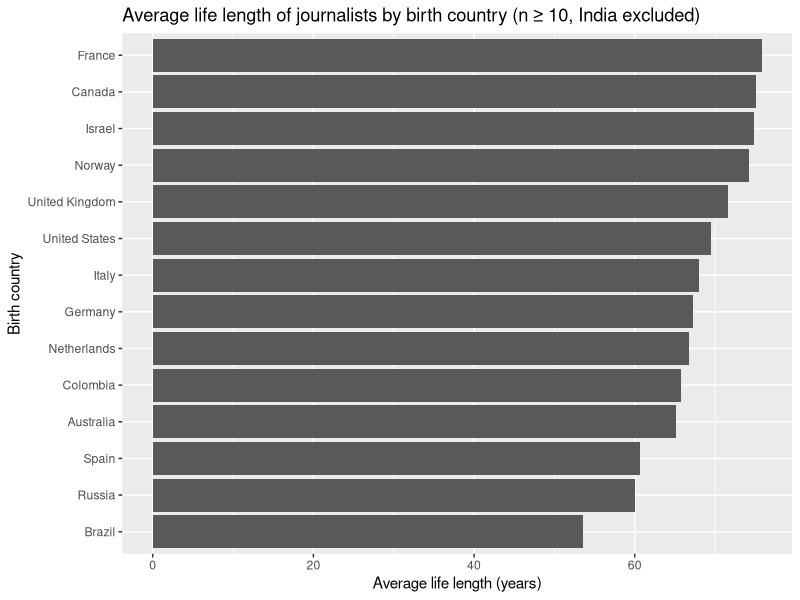

Write R code to recreate this figure.
library(tidyverse)


journalists <- read_csv("journalists.csv") |>
  select(all_of(c("ontology/birthYear", "ontology/deathYear", "ontology/birthPlace_label"))) |>
  rename(
    birth_year  = "ontology/birthYear",
    death_year  = "ontology/deathYear",
    birth_place = "ontology/birthPlace_label"
  ) |>
  mutate(
    birth_year  = as.numeric(birth_year),
    death_year  = as.numeric(death_year),
    life_length = death_year - birth_year
  ) |>
  filter(!is.na(life_length), !is.na(birth_place))


mapping <- read_csv("all_country_mapping.csv")
names(mapping) <- str_trim(names(mapping))


if (!("birth_place" %in% names(mapping)) && ("birthPlace" %in% names(mapping))) {
  mapping <- mapping |> rename(birth_place = birthPlace)
}
if (!("birth_country" %in% names(mapping)) && ("country" %in% names(mapping))) {
  mapping <- mapping |> rename(birth_country = country)
}


avg_life_by_birth_country_10plus <- journalists |>
  left_join(mapping, by = "birth_place") |>
  mutate(
    country = case_when(
      birth_country == "US" ~ "United States",
      birth_country == "UK" ~ "United Kingdom",
      TRUE ~ birth_country
    ),
    country = str_trim(country)
  ) |>
  filter(!is.na(country)) |>
  filter(str_to_lower(country) != "india") |>
  group_by(country) |>
  summarise(
    n = n(),
    avg_life_length = mean(life_length, na.rm = TRUE),
    .groups = "drop"
  ) |>
  filter(n >= 10) |>
  arrange(desc(avg_life_length))

print(avg_life_by_birth_country_10plus)


ggplot(avg_life_by_birth_country_10plus, aes(x = reorder(country, avg_life_length), y = avg_life_length)) +
  geom_col() +
  coord_flip() +
  labs(
    x = "Birth country",
    y = "Average life length (years)",
    title = "Average life length of journalists by birth country (n ≥ 10, India excluded)"
  )

